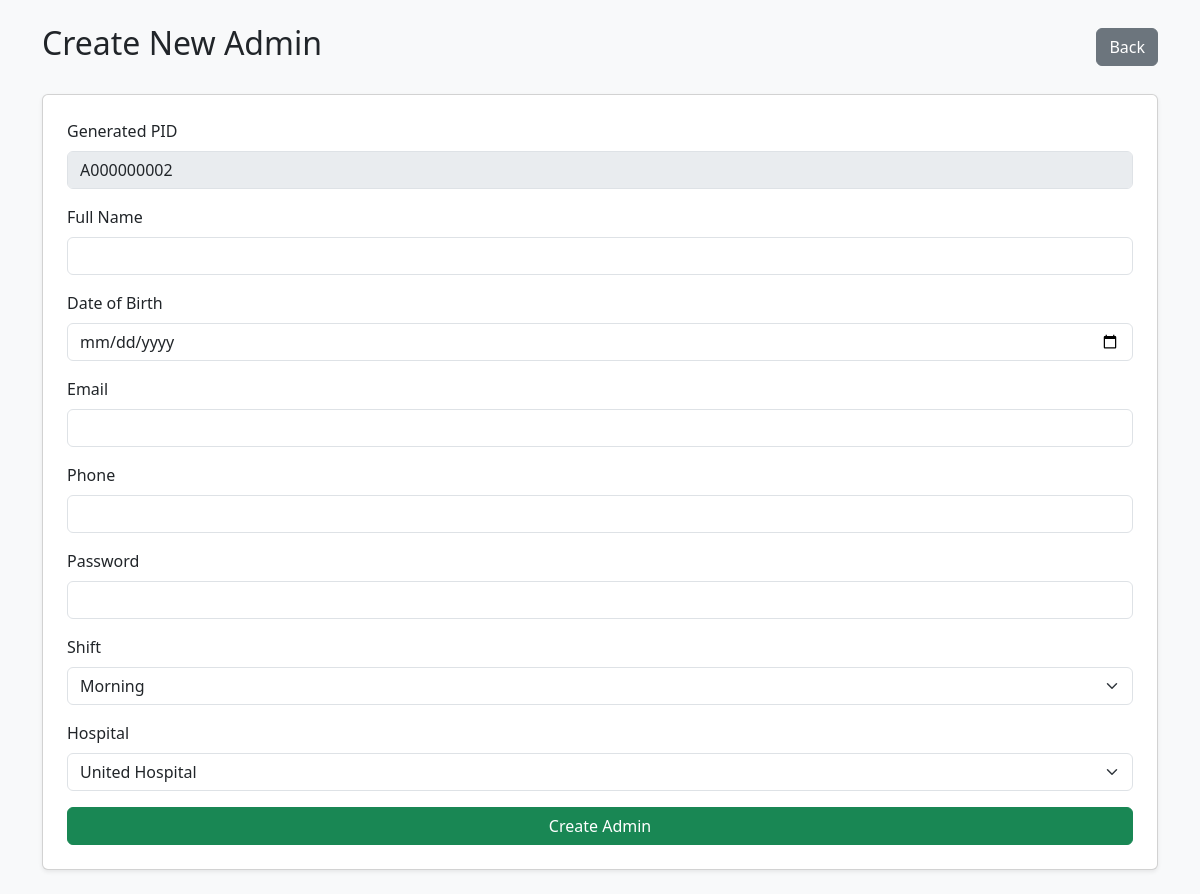
Page /HospitalDBMS/create_admin.php (signed in) on the earlier database version.
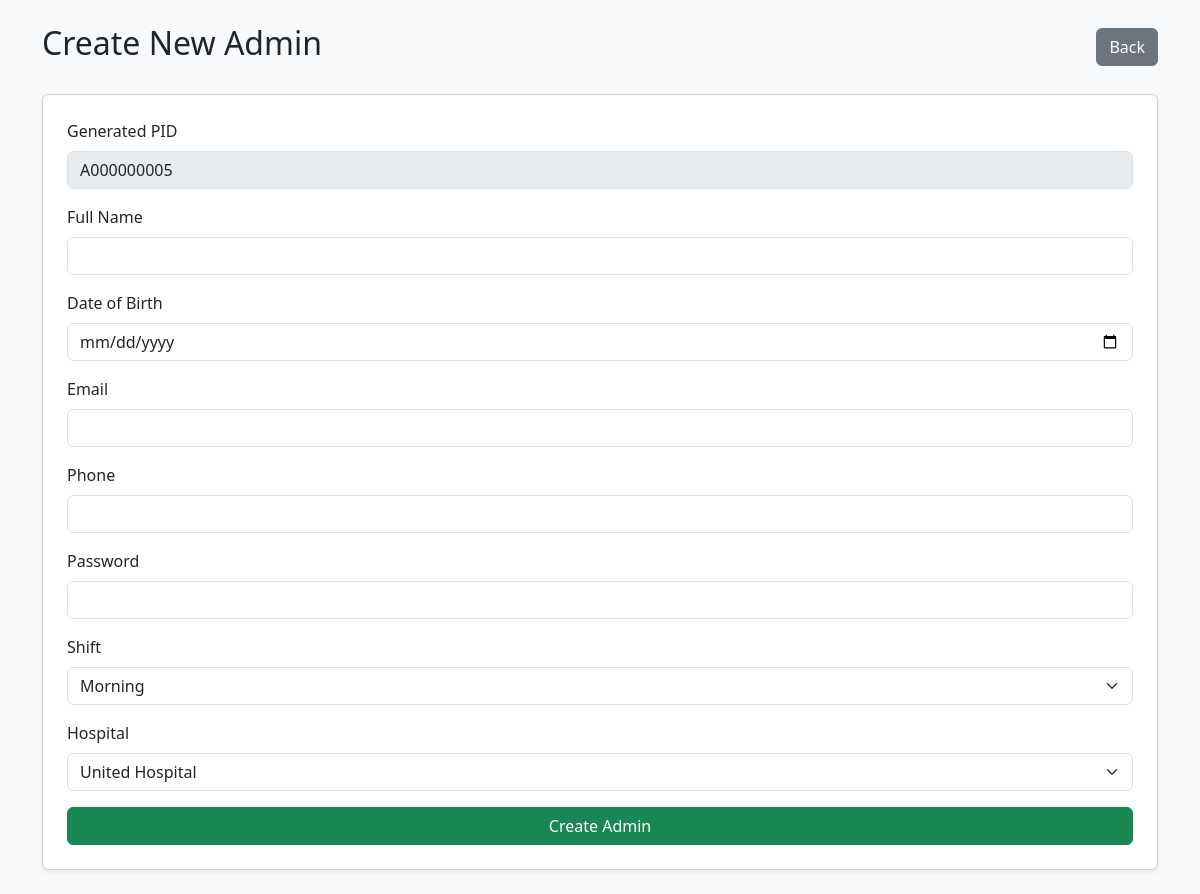
Same page on the later database version.
### tables this page shows
CREATE TABLE `staff` (
  `PID` char(10) NOT NULL,
  `shift` varchar(50) NOT NULL,
  `hospital_id` char(5) NOT NULL
);

### HospitalDBMS/create_admin.php (the view, shortened to what this page needs)
<?php
include "dbconnect.php";
function generateNextAdminPID($conn) {
    $result = $conn->query("SELECT PID FROM staff WHERE PID LIKE 'A%' ORDER BY PID DESC LIMIT 1");
    if ($row = $result->fetch_assoc()) {
        $lastId = intval(substr($row['PID'], 1));
        $newId = $lastId + 1;
    } else {
        $newId = 1;
    }
    return "A" . str_pad($newId, 9, "0", STR_PAD_LEFT);
}
$new_pid = generateNextAdminPID($conn);
$hospitals = $conn->query("SELECT HospitalID, Name FROM hospital");
?>
<!DOCTYPE html>
<html>
<head>
    <link href="https://cdn.jsdelivr.net/npm/bootstrap@5.3.2/dist/css/bootstrap.min.css" rel="stylesheet">
</head>
<body class="bg-light p-4">
<div class="container">
    <div class="d-flex justify-content-between align-items-center mb-4">
        <h2>Create New Admin</h2>
        <a href="staff.php" class="btn btn-secondary"> Back</a>
    </div>
    <form method="post" class="card p-4 shadow-sm bg-white">
        <div class="mb-3">
            <label class="form-label">Generated PID</label>
            <input type="text" class="form-control" value="<?php echo $new_pid; ?>" disabled>
        </div>
        <div class="mb-3">
            <label class="form-label">Full Name</label>
            <input type="text" class="form-control" name="name" required>
        </div>
        <div class="mb-3">
            <label class="form-label">Date of Birth</label>
            <input type="date" class="form-control" name="dob" required>
        </div>
        <div class="mb-3">
            <label class="form-label">Email</label>
            <input type="email" class="form-control" name="email" required>
        </div>
        <div class="mb-3">
            <label class="form-label">Phone</label>
            <input type="text" class="form-control" name="phone" required>
        </div>
        <div class="mb-3">
            <label class="form-label">Password</label>
            <input type="password" class="form-control" name="password" required>
        </div>
        <div class="mb-3">
            <label class="form-label">Shift</label>
            <select class="form-select" name="shift" required>
                <option value="Morning">Morning</option>
            </select>
        </div>
        <div class="mb-3">
            <label class="form-label">Hospital</label>
            <select class="form-select" name="hospital_id" required>
                <?php while ($row = $hospitals->fetch_assoc()): ?>
                    <option value="<?php echo $row['HospitalID']; ?>">
                        <?php echo htmlspecialchars($row['Name']); ?>
                    </option>
                <?php endwhile; ?>
            </select>
        </div>
        <button type="submit" class="btn btn-success w-100">Create Admin</button>
    </form>
</div>
</body>
</html>

Differences in the rows shown:
no longer on this page (row unchanged): staff: PID "A000000002"
added staff: PID "A000000005"
